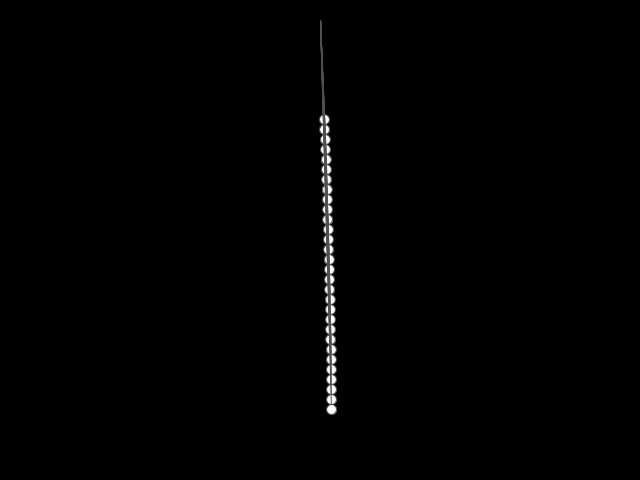
Frame 1 (no input)
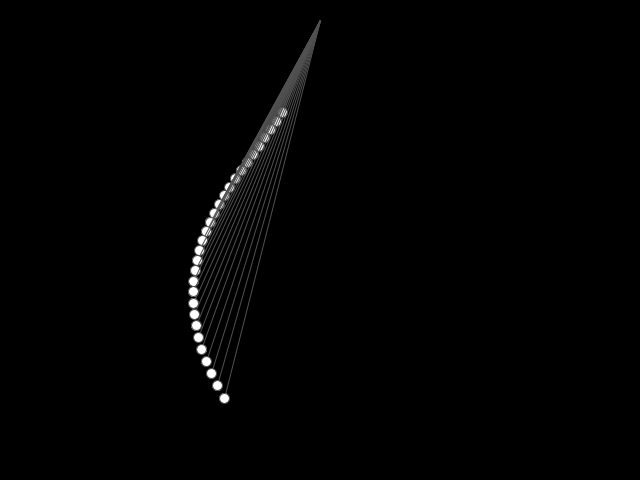
Frame 60 (the mouse pressed at the canvas centre just before this capture)
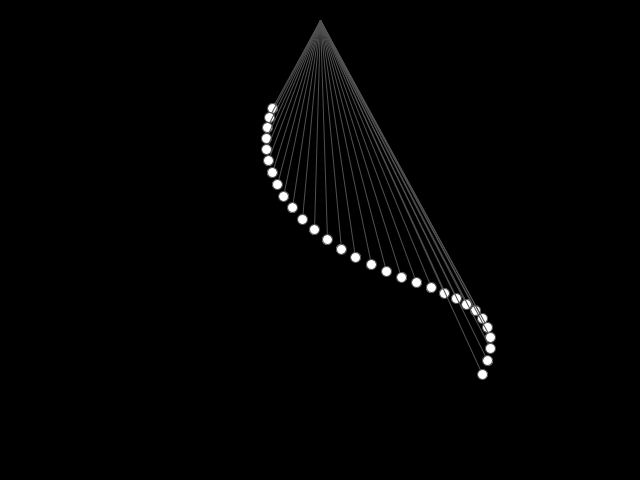
Frame 120 (the mouse held since frame 60 and released just before this capture)

The Processing sketch that drew these frames (run headless with seeded random() and noise(); from frame 60 on, the mouse is pressed at the canvas centre):

// Processing sketch: pendulums
// ── pendulums.pde

int OX = 320;
int OY = 20;

class Pendulum {
  float ray;
  float disk;
  float speed;
  float range;
  float angle;
  float pos;
  
  Pendulum(float _ray, float _disk, float _speed, float _range) {
    ray = _ray;
    disk = _disk;
    speed = _speed;
    range = _range;
    pos = 0;
  }
  
  void draw() {
    pos += speed;
    angle = sin(pos) * range;
    
    float x = cos(angle) * ray;
    float y = sin(angle) * ray;
    
    ellipseMode(RADIUS);
    stroke(80);
    line(OX, OY, OX + y, OY + x);
    ellipse(OX + y, OY + x, disk, disk);
  }
}

int n = 30;
Pendulum[] p;

void setup() {
  size(640, 480);
  p = new Pendulum[n];
  for (int i=0; i<n; i++)
    p[i] = new Pendulum(100 + i*10, 5, 0.09 - ((float)i/1000), 0.5);
}



void draw() {
  background(0);
  for (int i=0; i<n; i++)
    p[i].draw();
  
  
}
